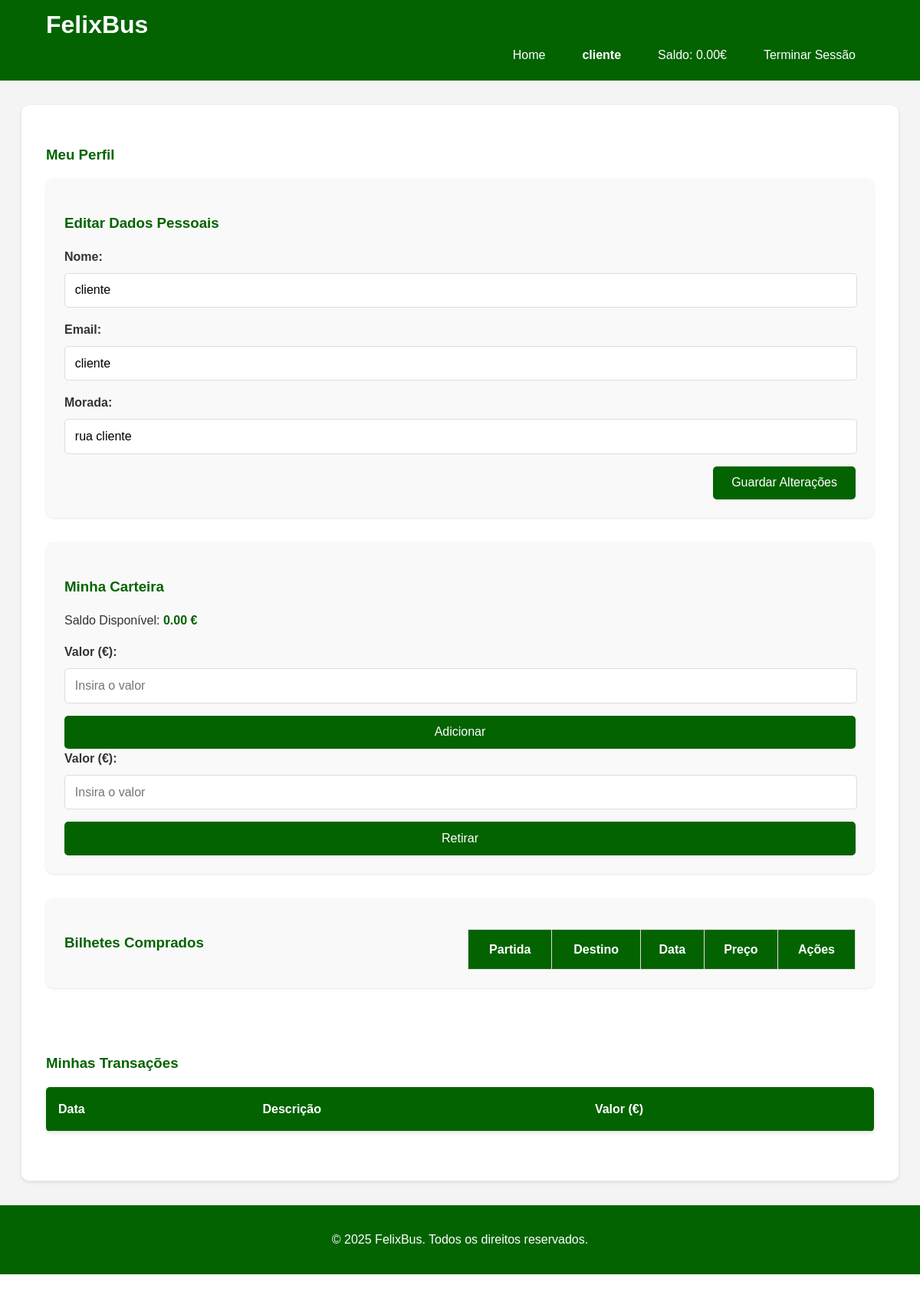
The page /paginas/profile.php (signed in) on the database its author committed.
### tables this page shows
CREATE TABLE `utilizador` (
  `idUtilizador` int(11) NOT NULL,
  `nome` varchar(100) DEFAULT NULL,
  `pass` varchar(256) DEFAULT NULL,
  `email` varchar(60) DEFAULT NULL,
  `morada` varchar(60) DEFAULT NULL,
  `tipoUtilizador` int(11) DEFAULT 3,
  `estado` varchar(10) DEFAULT 'Pendente',
  `saldo` decimal(6,2) DEFAULT 0.00
);

### paginas/profile.php (the view, shortened to what this page needs)
<!DOCTYPE html>
<html lang="pt">
<head>
    <link rel="stylesheet" href="style.css">
</head>
<body>
    <header class="header">
        <div class="container">
            <h1 class="logo">FelixBus</h1>
            <nav class="nav">
                <ul>
                    <form action="index.php" method="GET">
                        <button>Home</button>
                    </form>
                    <?php
                        if (isset($_SESSION["email"])) {
                            $sqlNome = "SELECT nome
                                        FROM utilizador
                                        WHERE email = '" .$_SESSION["email"]."'";
                            $resultNome = mysqli_query($conn, $sqlNome);
                            while ($rowNome = mysqli_fetch_assoc($resultNome)) {
                                echo '<form action="profile.php" method=”GET”>
                                        <button><strong>' .$rowNome['nome']. '</strong></button>
                                    </form>';
                            }
                            $sqlSaldo = "SELECT saldo
                                        FROM utilizador
                                        WHERE email = '" .$_SESSION["email"]."'";
                            $resultSaldo = mysqli_query($conn, $sqlSaldo);
                            while ($rowSaldo = mysqli_fetch_assoc($resultSaldo)) {
                                echo '<button> Saldo: '  .$rowSaldo['saldo']. '€</button>';
                            }
                            echo '<form action="logout.php" method=”GET”>
                                    <button> Terminar Sessão</button>
                                </form>';
                        } else {
                            echo '<form action="login.html" method=”GET”>
                                    <button> Iniciar Sessão </button>
                                </form>';
                        }
                    ?>
                </ul>
            </nav>
        </div>
    </header>
    <main class="profile">
        <div class="container">
            <h3>Meu Perfil</h3>
            <div class="profile-sections">
                <section class="personal-info">
                    <h3>Editar Dados Pessoais</h3>
                    <?php
                        if (isset($_SESSION["email"])) {
                            $sqlUserData = "SELECT *
                                            FROM utilizador
                                            WHERE email = '" .$_SESSION["email"]."'";
                            $resultUserData = mysqli_query($conn, $sqlUserData);
                            while ($rowUserData = mysqli_fetch_array($resultUserData)) {
                                echo '<form action="changeData.php" method="POST">
                                        <div class="form-group">
                                            <label for="username">Nome:</label>
                                            <input type="text" id="name" name="name" value="'.$rowUserData['nome'].'" required>
                                        </div>
                                        <div class="form-group">
                                            <label for="email">Email:</label>
                                            <input type="email" id="email" name="email" value="'.$rowUserData['email'].'" required>
                                        </div>
                                        <div class="form-group">
                                            <label for="address">Morada:</label>
                                            <input type="text" id="address" name="address" value="'.$rowUserData['morada'].'" required>
                                        </div>
                                        <div style="text-align: end;">
                                            <button type="submit" class="btn">Guardar Alterações</button>
                                        </div>
                                    </form>';
                            }
                        }
                    ?>
                </section>
                <section class="wallet">
                    <h3>Minha Carteira</h3>
                    <?php
                        if (isset($_SESSION["email"])) {
                            $sqlUserMoney = "SELECT saldo
                                            FROM utilizador
                                            WHERE email = '" .$_SESSION["email"]."'";
                            $resultUserMoney = mysqli_query($conn, $sqlUserMoney);
                            while ($rowUserMoney = mysqli_fetch_array($resultUserMoney)) {
                                echo '<p>Saldo Disponível: <span class="wallet-balance">'.$rowUserMoney['saldo'].' €</span></p>';
                            }
                        }
                    ?>
                    <form action="addMoney.php" method="POST" class="wallet-actions">
                        <div class="form-group">
                            <label for="wallet-amount">Valor (€):</label>
                            <input type="number" id="wallet-amount" name="amount" step="0.01" placeholder="Insira o valor" required>
                        </div>
                        <div class="wallet-buttons">
                            <button type="submit" name="action" value="add" class="btn">Adicionar</button>
                        </div>
                    </form>
                    <form action="takeMoney.php" method="POST" class="wallet-actions">
                        <div class="form-group">
                            <label for="wallet-amount">Valor (€):</label>
                            <input type="number" id="wallet-amount" name="amount" step="0.01" placeholder="Insira o valor" required>
                        </div>
                        <div class="wallet-buttons">
                            <button type="submit" name="action" value="withdraw" class="btn">Retirar</button>
                        </div>
                    </form>
                </section>
                <section class="tickets">
                    <h3>Bilhetes Comprados</h3>
                    <table class="tickets-table">
                        <thead>
                            <tr>
                                <th>Partida</th>
                                <th>Destino</th>
                                <th>Data</th>
                                <th>Preço</th>
                                <th>Ações</th>
                            </tr>
                        </thead>
                    </table>
                </section>
                <section class="transactions">
                    <h3>Minhas Transações</h3>
                    <table class="transactions-table">
                        <thead>
                            <tr>
                                <th>Data</th>
                                <th>Descrição</th>
                                <th>Valor (€)</th>
                            </tr>
                        </thead>
                    </table>
                </section>
            </div>
        </div>
    </main>
    <footer class="footer">
        <div class="container">
            <p>&copy; 2025 FelixBus. Todos os direitos reservados.</p>
        </div>
    </footer>
</body>
</html>

### paginas/style.css (style rules this page uses)
body { margin: 0; font-family: Arial, sans-serif; line-height: 1.6; color: #333; }
.header { background: rgb(3, 99, 0); color: #fff; padding: 1rem 0; margin-top: -30px; }
.container { width: 90%; margin: 0 auto; max-width: 1200px; }
.logo { font-size: 2rem; font-weight: bold; }
.nav ul { list-style: none; padding: 0; display: flex; justify-content: flex-end; margin-top: -30px; margin-bottom: -5px; }
section { padding: 2rem 0; }
label { margin-bottom: 0.5rem; font-weight: bold; }
input { padding: 0.8rem; border: 1px solid #ddd; border-radius: 5px; width: 250px; }
button { padding: 0.8rem 1.5rem; background: rgb(3, 99, 0); color: #fff; border: none; border-radius: 5px; font-size: 1rem; cursor: pointer; transition: background-color 0.3s ease; }
.footer { background: rgb(3, 99, 0); color: #fff; text-align: center; padding: 1rem 0; }
.profile { padding: 2rem 0; background: #f4f4f4; }
.profile .container { width: 90%; max-width: 1200px; margin: 0 auto; background: #fff; padding: 2rem; border-radius: 10px; box-shadow: 0 2px 5px rgba(0, 0, 0, 0.1); }
.profile-sections { display: flex; flex-direction: column; gap: 2rem; }
.personal-info, .wallet, .tickets { flex: 1 1 auto; background: #f9f9f9; padding: 1.5rem; border-radius: 10px; box-shadow: 0 1px 3px rgba(0, 0, 0, 0.1); }
h3 { margin-bottom: 1rem; color: rgb(3, 99, 0); }
p { margin-bottom: 1rem; }
.form-group { margin-bottom: 1rem; }
.form-group label { display: block; margin-bottom: 0.5rem; font-weight: bold; }
.form-group input { width: 97.5%; padding: 0.8rem; border: 1px solid #ddd; border-radius: 5px; font-size: 1rem; }
.wallet-balance { font-weight: bold; color: rgb(3, 99, 0); }
.wallet-buttons { display: flex; gap: 1rem; }
.wallet-buttons .btn { flex: 1; }
.btn { display: inline-block; background: rgb(3, 99, 0); color: #fff; padding: 0.8rem 1.5rem; border: none; border-radius: 5px; font-size: 1rem; cursor: pointer; transition: background-color 0.3s ease; }
.tickets-table { width: 100%; border-collapse: collapse; margin-top: 1rem; }
.tickets-table th, .tickets-table td { padding: 0.8rem; text-align: center; border: 1px solid #ddd; }
.tickets-table th { background: rgb(3, 99, 0); color: #fff; }
.transactions { padding: 2rem 0; }
.transactions-table { width: 100%; border-collapse: collapse; margin: 0 auto; box-shadow: 0 2px 5px rgba(0, 0, 0, 0.1); background: white; border-radius: 5px; overflow: hidden; }
.transactions-table th, .transactions-table td { padding: 1rem; text-align: left; border-bottom: 1px solid #ddd; }
.transactions-table th { background: #036300; color: white; text-align: left; }
.tickets { display: grid; grid-template-columns: repeat(auto-fit, minmax(300px, 1fr)); gap: 20px; }

### rows shown on the page
utilizador: nome "cliente", saldo "0.00", name "cliente", email "cliente", address "rua cliente"
